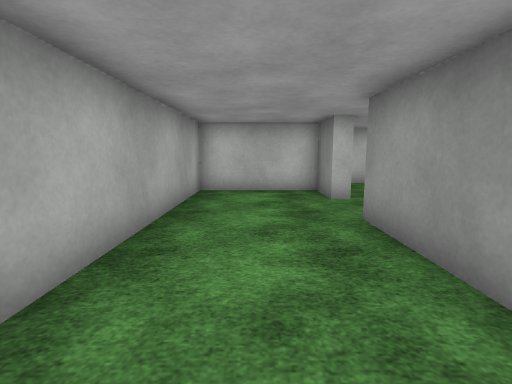
View 1 (above)

24 first-person views from a walk through a scene from a Unity 3-D project. The camera is 1.3 m above the floor, tilts 8° down and sees 85° across. The floor is counted in squares, 1.1 m on a side. Each view is taken from the middle of a square. On the plan, view 1 faces up. The plan holds only what a view shows up to about 13 squares ahead; the rest is blank. The place goes on beyond the plan. The player is left out. Some animated figures are left out. Surface patterns are stand-ins for the level's own textures.

View 2
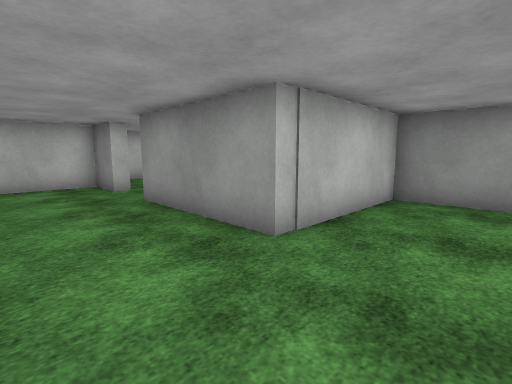

View 3
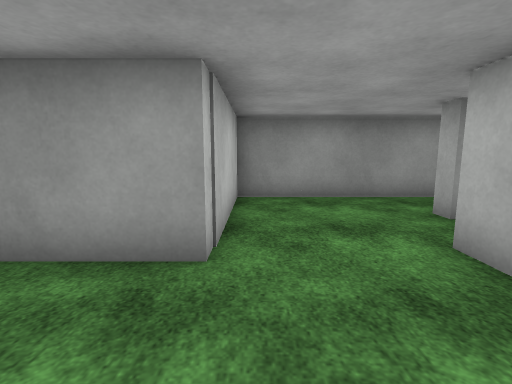

View 4
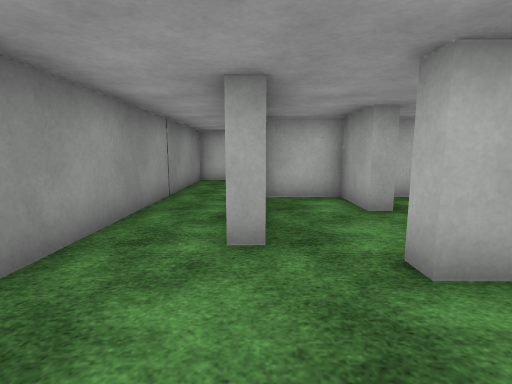

View 5
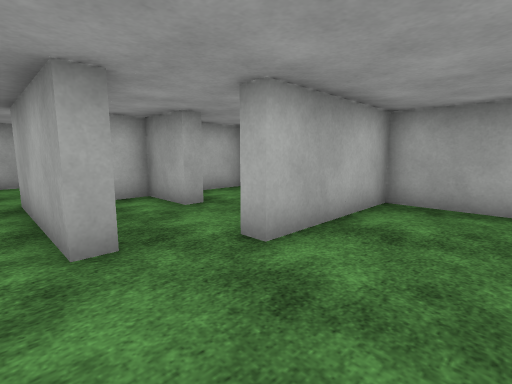

View 6
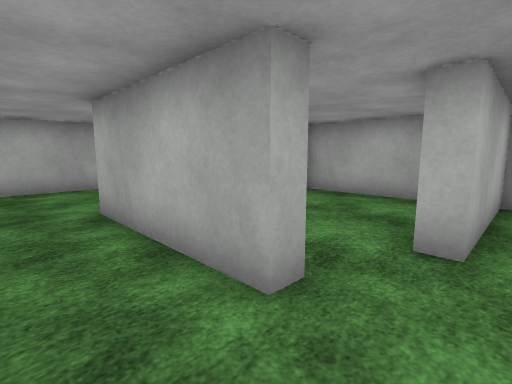

View 7
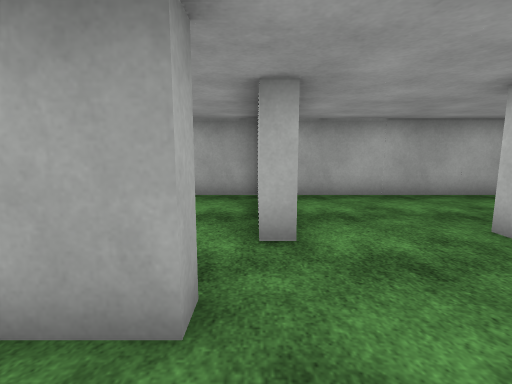

View 8
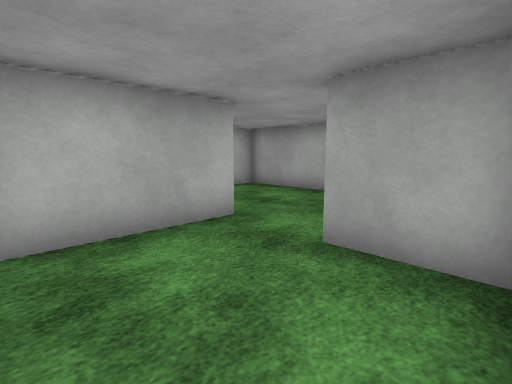

View 9
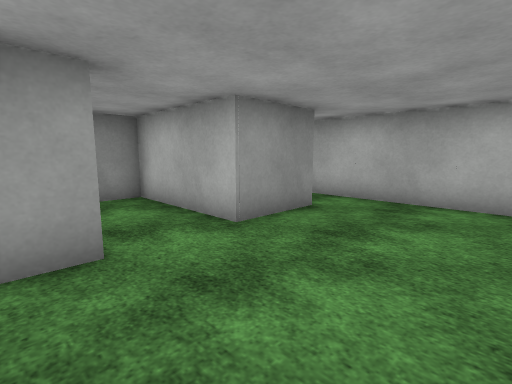

View 10
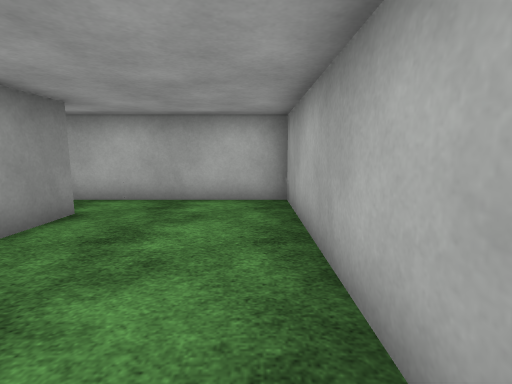

View 11
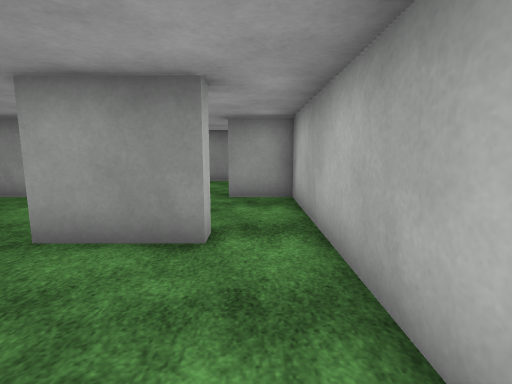

View 12
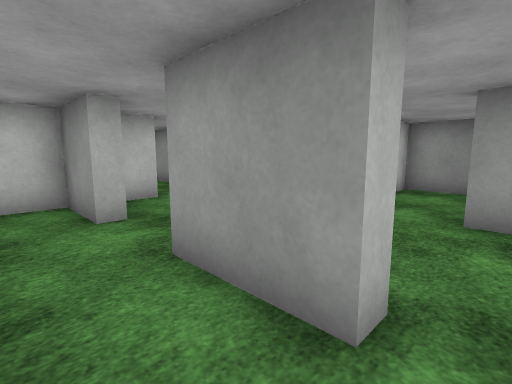

View 13
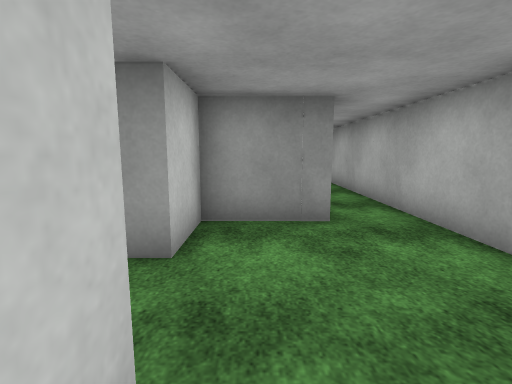

View 14
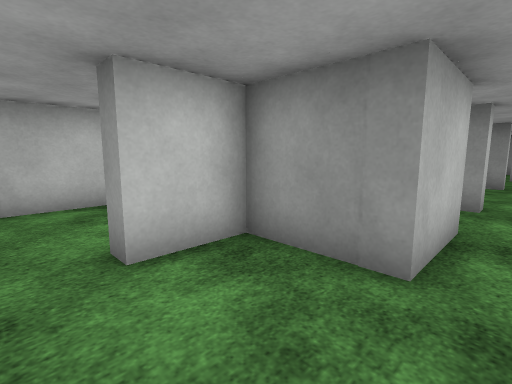

View 15
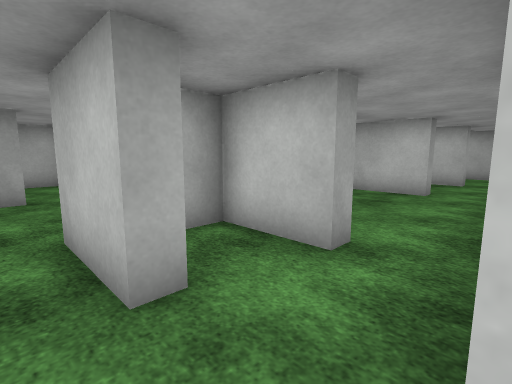

View 16
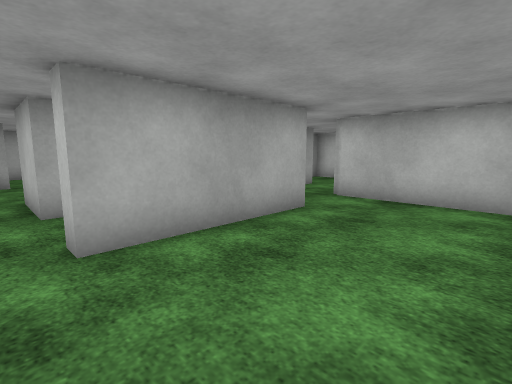

View 17
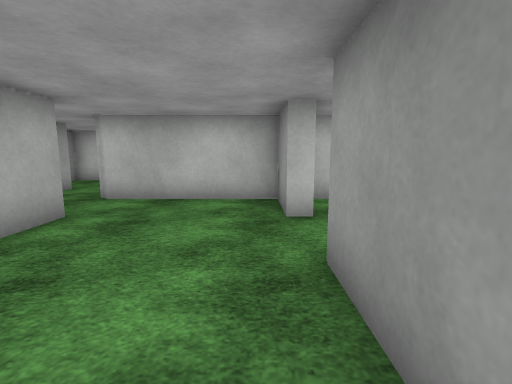

View 18
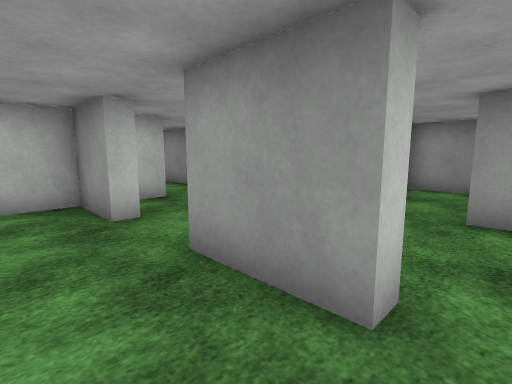

View 19
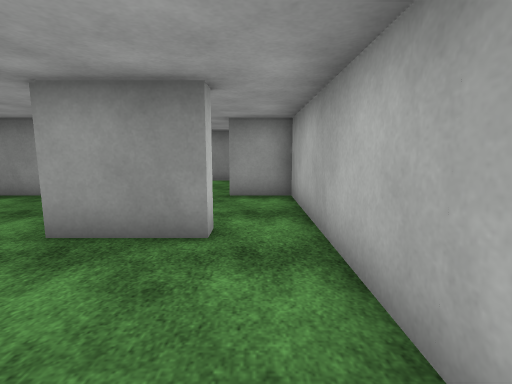

View 20
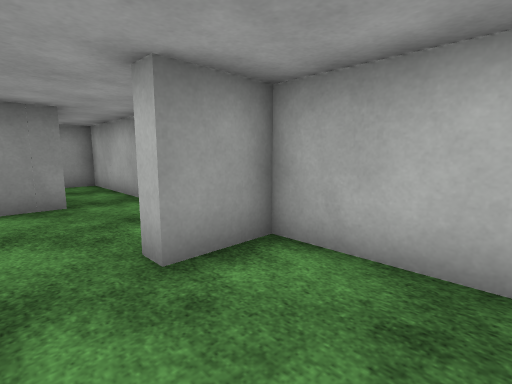

View 21
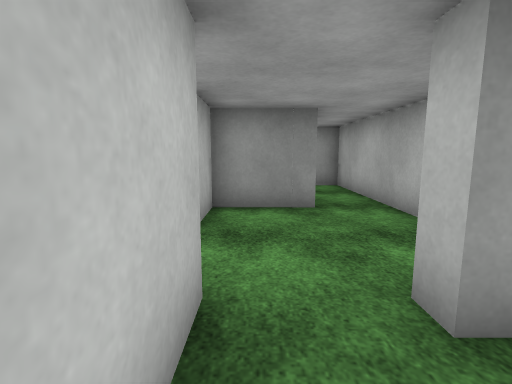

View 22
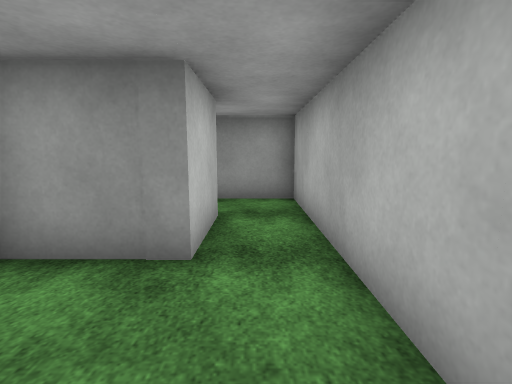

View 23
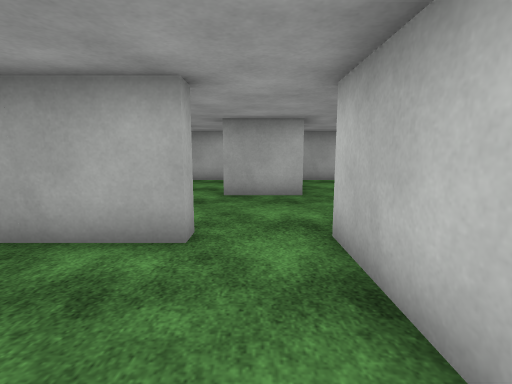

View 24
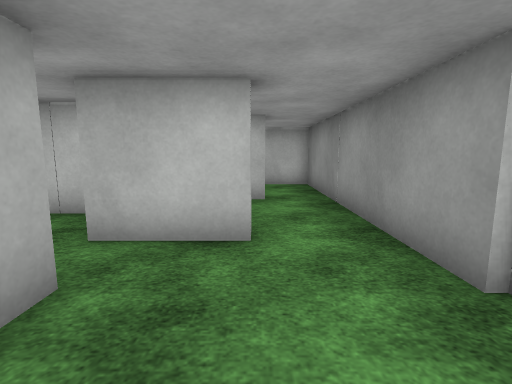

### Floor plan
Points are (right, up) in squares from view 1. A wall is a line through its corners. A room is listed if a view was taken in it or the views show most of it. See-through windows are left out.
Room 1 (views 1, 2, 3, 4, 5, 6, 7, 8)
walls: (3.8, -3.5) (4.4, -3.5) (4.4, -7.9) (3.5, -7.9); (1.1, -5.6) (1.7, -5.6) (1.7, -7.4) (3.8, -7.4); (2.8, -8) (2.8, -9.9); (1.9, 7.1) (1.9, 8.8) (-1.8, 8.8) (-1.8, -2.5) (2.4, -2.5) (2.4, -3); (2.5, -12.1) (6.4, -12.1) (6.4, 0.5) (1.9, 0.5) (1.9, 5)
ways out: opening at (3, -11) to room 2; opening at (1.5, -4.5) to room 8; opening at (2, 6.5)
Room 2 (views 9, 10, 11, 12)
walls: (-1.8, -9.8) (-1.8, -16) (3.4, -16); (2.8, -9.9) (2.3, -9.9) (2.3, -7.9) (1.2, -7.9); (3, -14.3) (2.5, -14.3) (2.5, -12.1)
ways out: opening at (3, -11) to room 1; opening at (3, -15) to room 3
Room 3 (views 13, 14)
walls: (6.9, -14.2) (6.9, -14.8); (7, -12.6) (6.4, -12.6); (9.1, -16) (10.6, -16); (10.7, -14.3) (10.7, -12) (9, -12); (3.4, -16) (6.4, -16) (6.4, -14.2); (3, -12.9) (3, -14.3)
ways out: opening at (3, -15) to room 2; opening at (8.5, -12) to room 6; opening at (11.5, -15) to room 7
Room 4 (views 15, 16, 17, 18, 19, 23)
walls: (20.1, -9.9) (19.6, -9.9) (19.6, -7.9) (14.9, -7.9); (15.5, -9.9) (15.5, -14.3) (14.9, -14.3); (20.4, -14.3) (19.8, -14.3) (19.8, -12); (14.5, -16) (20.4, -16)
ways out: opening at (20, -15) to room 5; opening at (15, -9) to room 6; opening at (15, -15) to room 7; opening at (21, -10.5)
Room 5 (views 20, 21, 22)
walls: (24.2, -12.6) (22.4, -12.6); (25.9, -16) (32.2, -16) (32.2, -14); (20.4, -16) (23.6, -16) (23.6, -14.3) (24.2, -14.3); (30.2, -14.3) (28, -14.3) (28, -12) (26.6, -12)
ways out: opening at (20, -15) to room 4; opening at (25.5, -12); opening at (31, -14)
Room 6 (view 24)
walls: (11.3, -7.6) (11.3, -10); (10.1, -8.2) (8.1, -8.2); (13.3, -11.5) (13.3, -12); (14.9, -9.9) (15.5, -9.9); (14.9, -7.9) (14.9, -3.5); (12.9, -5.8) (12.9, -6.4) (11.5, -6.4); (9, -12) (9, -11.5); (6.9, -10.4) (6.9, -11.8); (13.3, -3) (11.3, -3)
ways out: opening at (8.5, -12) to room 3; opening at (15, -9) to room 4; opening at (14, -12) to room 7; opening at (12, -7) to room 9; opening at (14, -3)
Room 7 (no view inside)
walls: (12.9, -13.8) (12.9, -14.3) (10.7, -14.3); (14.9, -14.3) (14.9, -13.9); (13.3, -12) (11.3, -12) (11.3, -12.9); (10.6, -16) (14.5, -16)
ways out: opening at (11.5, -15) to room 3; opening at (15, -15) to room 4; opening at (14, -12) to room 6
Room 8 (no view inside)
walls: (-1.8, -2.9) (-1.8, -7.4) (0.4, -7.4)
ways out: opening at (1.5, -4.5) to room 1
Room 9 (no view inside)
walls: (9.8, -4.6) (8.9, -4.6); (11.5, -6.4) (10.6, -6.4); (6.9, -5.5) (6.9, -7)
ways out: opening at (12, -7) to room 6

Positions as (right, up) in squares from view 1, and headings:
1: (0, 0), facing up
2: (-1, -2), facing up-right
3: (-1, 0), facing right
4: (4, 0), facing down
5: (5, 0), facing down-left
6: (6, -2), facing down-left
7: (6, -3), facing left
8: (6, -8), facing down-left
9: (-1, -9), facing down-right
10: (-1, -9), facing down
11: (-1, -15), facing right
12: (1, -15), facing up-right
13: (6, -13), facing right
14: (8, -15), facing up-right
15: (15, -15), facing up-left
16: (19, -15), facing up-left
17: (19, -15), facing up
18: (18, -15), facing up-right
19: (16, -15), facing right
20: (21, -13), facing down-right
21: (22, -13), facing right
22: (25, -15), facing right
23: (19, -9), facing left
24: (13, -10), facing up
